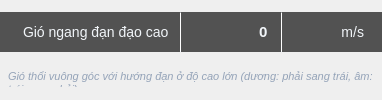
       <widget class="QWidget" name="windCrossHighContainer" native="true">
        <layout class="QVBoxLayout" name="windCrossHighLayout">
         <property name="spacing">
          <number>3</number>
         </property>
         <property name="leftMargin">
          <number>0</number>
         </property>
         <property name="topMargin">
          <number>0</number>
         </property>
         <property name="rightMargin">
          <number>0</number>
         </property>
         <property name="bottomMargin">
          <number>0</number>
         </property>
         <item>
          <widget class="QWidget" name="windCrossHighCapsule" native="true">
           <property name="minimumSize">
            <size>
             <width>0</width>
             <height>40</height>
            </size>
           </property>
           <property name="maximumSize">
            <size>
             <width>16777215</width>
             <height>40</height>
            </size>
           </property>
           <layout class="QHBoxLayout" name="windCrossHighCapsuleLayout">
            <property name="spacing">
             <number>0</number>
            </property>
            <property name="leftMargin">
             <number>0</number>
            </property>
            <property name="topMargin">
             <number>0</number>
            </property>
            <property name="rightMargin">
             <number>0</number>
            </property>
            <property name="bottomMargin">
             <number>0</number>
            </property>
            <item>
             <widget class="QLabel" name="windCrossHighLabel">
              <property name="minimumSize">
               <size>
                <width>180</width>
                <height>40</height>
               </size>
              </property>
              <property name="maximumSize">
               <size>
                <width>16777215</width>
                <height>40</height>
               </size>
              </property>
              <property name="styleSheet">
               <string notr="true">QLabel {
    background-color: #525252;
    color: #F1F5F9;
    font-size: 14px;
    font-family: 'Tahoma', Arial, sans-serif;
    padding-left: 20px;
    border-top-left-radius: 25px;
    border-bottom-left-radius: 25px;
}</string>
              </property>
              <property name="text">
               <string>Gió ngang đạn đạo cao</string>
              </property>
              <property name="alignment">
               <set>Qt::AlignLeading|Qt::AlignLeft|Qt::AlignVCenter</set>
              </property>
             </widget>
            </item>
            <item>
             <widget class="Line" name="windCrossHighSep1">
              <property name="minimumSize">
               <size>
                <width>1</width>
                <height>0</height>
               </size>
              </property>
              <property name="maximumSize">
               <size>
                <width>1</width>
                <height>16777215</height>
               </size>
              </property>
              <property name="styleSheet">
               <string notr="true">background-color: #F1F5F9;</string>
              </property>
              <property name="orientation">
               <enum>Qt::Vertical</enum>
              </property>
             </widget>
            </item>
            <item>
             <widget class="QLineEdit" name="windCrossHighInput">
              <property name="minimumSize">
               <size>
                <width>100</width>
                <height>40</height>
               </size>
              </property>
              <property name="maximumSize">
               <size>
                <width>100</width>
                <height>40</height>
               </size>
              </property>
              <property name="styleSheet">
               <string notr="true">QLineEdit {
    background-color: #525252;
    color: #F1F5F9;
    border: none;
    font-size: 15px;
    font-weight: bold;
    font-family: 'Tahoma', Arial, sans-serif;
    padding-right: 10px;
}
QLineEdit:focus {
    background-color: #626262;
}
QLineEdit:disabled {
    background-color: #3a3a3a;
    color: #808080;
}</string>
              </property>
              <property name="text">
               <string>0</string>
              </property>
              <property name="alignment">
               <set>Qt::AlignRight|Qt::AlignTrailing|Qt::AlignVCenter</set>
              </property>
             </widget>
            </item>
            <item>
             <widget class="Line" name="windCrossHighSep2">
              <property name="minimumSize">
               <size>
                <width>1</width>
                <height>0</height>
               </size>
              </property>
              <property name="maximumSize">
               <size>
                <width>1</width>
                <height>16777215</height>
               </size>
              </property>
              <property name="styleSheet">
               <string notr="true">background-color: #F1F5F9;</string>
              </property>
              <property name="orientation">
               <enum>Qt::Vertical</enum>
              </property>
             </widget>
            </item>
            <item>
             <widget class="QLabel" name="windCrossHighUnit">
              <property name="minimumSize">
               <size>
                <width>100</width>
                <height>40</height>
               </size>
              </property>
              <property name="maximumSize">
               <size>
                <width>100</width>
                <height>40</height>
               </size>
              </property>
              <property name="styleSheet">
               <string notr="true">QLabel {
    background-color: #525252;
    color: #F1F5F9;
    font-size: 14px;
    font-family: 'Tahoma', Arial, sans-serif;
    padding-right: 15px;
    border-top-right-radius: 25px;
    border-bottom-right-radius: 25px;
}</string>
              </property>
              <property name="text">
               <string>m/s</string>
              </property>
              <property name="alignment">
               <set>Qt::AlignRight|Qt::AlignTrailing|Qt::AlignVCenter</set>
              </property>
             </widget>
            </item>
           </layout>
          </widget>
         </item>
         <item>
          <widget class="QLabel" name="windCrossHighNote">
           <property name="minimumSize">
            <size>
             <width>0</width>
             <height>20</height>
            </size>
           </property>
           <property name="maximumSize">
            <size>
             <width>16777215</width>
             <height>20</height>
            </size>
           </property>
           <property name="styleSheet">
            <string notr="true">QLabel {
    background-color: transparent;
    color: #94A3B8;
    font-size: 11px;
    font-style: italic;
    padding-left: 5px;
    padding-right: 5px;
}</string>
           </property>
           <property name="text">
            <string>Gió thổi vuông góc với hướng đạn ở độ cao lớn (dương: phải sang trái, âm: trái sang phải)</string>
           </property>
           <property name="alignment">
            <set>Qt::AlignLeading|Qt::AlignLeft|Qt::AlignTop</set>
           </property>
           <property name="wordWrap">
            <bool>true</bool>
           </property>
          </widget>
         </item>
        </layout>
       </widget>
